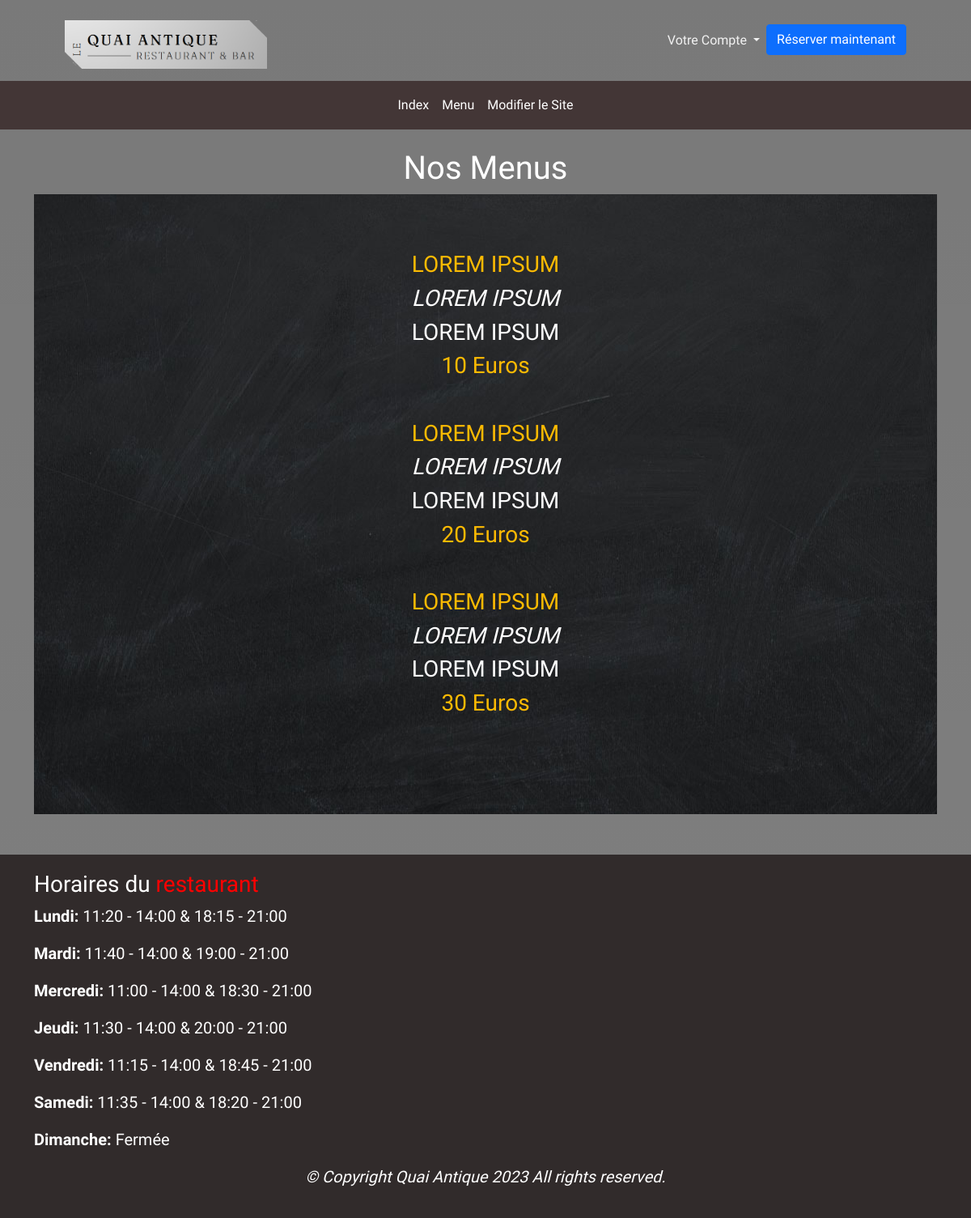
Page /menu.php (signed in) on the committed database.
### tables this page shows
CREATE TABLE IF NOT EXISTS `menu` (
  `menu_id` int NOT NULL AUTO_INCREMENT,
  `menuTitle` varchar(100) DEFAULT NULL,
  `menuSchedule` varchar(100) DEFAULT NULL,
  `menuDescription` varchar(100) DEFAULT NULL,
  `menuPrice` varchar(50) DEFAULT NULL,
  PRIMARY KEY (`menu_id`)
);

CREATE TABLE IF NOT EXISTS `schedule` (
  `schedule_Id` int NOT NULL AUTO_INCREMENT,
  `days` varchar(50) DEFAULT NULL,
  `timeNoonOpening` varchar(50) DEFAULT NULL,
  `timeNoonEnd` varchar(50) DEFAULT NULL,
  `timeNightOpening` varchar(50) DEFAULT NULL,
  `timeNightEnd` varchar(50) DEFAULT NULL,
  PRIMARY KEY (`schedule_Id`)
);

### menu.php (the view, shortened to what this page needs)
<?php
  $pdo = new PDO('mysql:host=localhost;dbname=ecf_restaurant', 'root', '');
?>
<!DOCTYPE html>
<html lang="en">
<head>
    <link href="https://cdn.jsdelivr.net/npm/bootstrap@5.1.3/dist/css/bootstrap.min.css" rel="stylesheet">
    <link rel="stylesheet" href="https://cdnjs.cloudflare.com/ajax/libs/font-awesome/4.7.0/css/font-awesome.min.css">
    <link rel="stylesheet" href="https://cdnjs.cloudflare.com/ajax/libs/bootstrap-datepicker/1.9.0/css/bootstrap-datepicker.min.css">
  <link rel="stylesheet" type="text/css" href="style.css">
  </head>
  <body style="background-image: linear-gradient(rgba(0, 0, 0, 0.527),rgba(0, 0, 0, 0.5)) , url('assets/background_restaurant.jpg'); ;">
  <nav class="navbar navbar-expand-lg navbar-light" style="color: rgb(255, 255, 255);">
  <a class="navbar-brand img_brand" href="index.php">
    <img src="assets/website_logo2.png" class="img-fluid web_logo">
  </a>
  <ul class="navbar-nav ms-auto main_nav" style="padding-left: 0px; margin-left: auto;">
    <li class="nav-item dropdown">
      <a class="nav-link dropdown-toggle" style="color: rgba(255, 255, 255, 0.9); text-align: center;" href="#" id="yourAccountDropdown" role="button" data-toggle="dropdown" aria-haspopup="true" aria-expanded="false">
        Votre Compte
      </a>
    </li>
    <li class="nav-item">
      <?php if (isset($_SESSION['userEmail'])): ?>
        <button type="button" class="btn btn-primary modal_button" data-bs-toggle="modal" data-bs-target="#booking-modal">Réserver maintenant</button>
      <?php else: ?>
        <a href="login.php" class="btn btn-primary modal_button">Réserver maintenant</a>
      <?php endif; ?>
    </li>
  </ul>
</nav>
<nav class="navbar navbar-expand-lg navbar-light" style="background-color: rgba(45, 26, 26, 0.7);">
        <ul class="nav justify-content-center navbar-nav flex-row" style="padding-left: 0px;">
              <li class="nav-item"><a href='index.php' class='nav-link'>Index</a></li>
              <li class="nav-item"><a href='menu.php'  class='nav-link'>Menu</a></li>
              <?php
              if (isset($_SESSION['role_id']) && $_SESSION['role_id'] == '2') {
                echo "<li class='nav-item'><a href='../ECF2023/admin/gallery_add.php' class='nav-link'>Modifier le Site</a></li>";
              }
              ?>
              </ul>
        </nav>
      <br>
        <div class="container mx-auto d-block" style="margin-bottom: 50px;">
				  <h1 id="schedule_header">Nos Menus</h1>
				<section class="menu-section">
        <div class="container" >
            <?php
            $sql ="SELECT `menuTitle`,`menuSchedule`,`menuDescription`, `menuPrice` FROM `menu`;";
            $stmt = $pdo->prepare($sql);
            $stmt->execute();
            while ($row = $stmt->fetch(PDO::FETCH_ASSOC)) {
            ?>
            <div class="menus" style="text-align: center;text-align: center; ">
              <h3 class="menuTitle"><?php echo $row['menuTitle']?></h3>
              <h3 class="menuSchedule"><i><?php echo $row['menuSchedule']?></i></h3>
              <h3 class="menuDescription" ><?php echo $row['menuDescription']?></h3>
              <h3 class="menuPrice" style="; margin-bottom: 50px;"><?php echo $row['menuPrice']?></h3>
            </div>
            <?php
            }
             ?>
          </div>
        </div>
<footer>
  <div class="container">
    <div class="row">
      <div class="col-sm-6">
        <h3 >Horaires du <span style="color:red;">restaurant</span></h3>
        <div class="compact-schedule">
          <?php
            $sql ="SELECT * FROM `schedule`;";
            $stmt = $pdo->prepare($sql);
            $stmt->execute();
            while ($row = $stmt->fetch(PDO::FETCH_ASSOC)) {
          ?>
          <div class="compact-schedule-item">
            <p>
              <strong><?php echo $row['days']?>:</strong>
              <?php
              if ($row['timeNoonOpening'] == 'Fermée' && $row['timeNightOpening'] == 'Fermée') {
                echo 'Fermée';
              } else {
                echo $row['timeNoonOpening'] . ' - ' . $row['timeNoonEnd'] . ' & ' . $row['timeNightOpening'] . ' - ' . $row['timeNightEnd'];
              }
              ?>
            </p>
          </div>
          <?php }?>
        </div>
      </div>
      <p id="footer-copyright"><i>© Copyright Quai Antique 2023 All rights reserved.</i></p>
    </div>
  </div>
</footer>
  </body>
</html>

### style.css (style rules this page uses)
.web_logo { width: 250px; margin-top: 10px; }
body { font-family: 'Raleway', sans-serif; -webkit-background-size: cover; -moz-background-size: cover; -o-background-size: cover; background-size: cover; background-attachment: fixed; font-family: 'Oswald', sans-serif !important; }
.navbar-light .navbar-nav .nav-link, .navbar-light .navbar-nav .nav-link:hover { color: rgb(255, 255, 255); }
.navbar { padding-top: 25px; padding-bottom: 25px; padding-right: 5rem; padding-left: 5rem; padding-bottom: 10px; padding-top: 10px; }
#schedule_header { color: white; text-align: center; }
.menu-section { padding: 70px 0 70px; background: url("assets/food_background.jpg") center center no-repeat; }
.nav { padding-left: 0px; margin-left: auto; margin-right: auto; }
.menuTitle, .menuPrice { color: rgb(252, 186, 3); }
.menuTitle, .menuSchedule, .menuDescription, .menuPrice { font-family: 'Fredericka the Great', cursive; }
.menuSchedule, .menuDescription { color: white; }
button { padding: 9px 40px; background-color:rgb(255, 255, 255); border-color: rgba(0, 85, 243,0.8); border-radius: 50px; cursor: pointer; transition: all 0.3s ease 0s; }
footer { font-family: Edu TAS Beginner; font-size: 20px; flex-shrink: 0; width: 100%; background: #312b2b; color: white; padding: 20px; margin-top: auto; }
#footer-copyright { text-align: center; }

### rows in the picture
menu: menuTitle "LOREM IPSUM", menuSchedule "LOREM IPSUM", menuDescription "LOREM IPSUM", menuPrice "10 Euros"
menu: menuTitle "LOREM IPSUM", menuSchedule "LOREM IPSUM", menuDescription "LOREM IPSUM", menuPrice "20 Euros"
menu: menuTitle "LOREM IPSUM", menuSchedule "LOREM IPSUM", menuDescription "LOREM IPSUM", menuPrice "30 Euros"
schedule: days "Lundi", timeNoonOpening "11:20", timeNoonEnd "14:00", timeNightOpening "18:15", timeNightEnd "21:00"
schedule: days "Mardi", timeNoonOpening "11:40", timeNoonEnd "14:00", timeNightOpening "19:00", timeNightEnd "21:00"
schedule: days "Mercredi", timeNoonOpening "11:00", timeNoonEnd "14:00", timeNightOpening "18:30", timeNightEnd "21:00"
schedule: days "Jeudi", timeNoonOpening "11:30", timeNoonEnd "14:00", timeNightOpening "20:00", timeNightEnd "21:00"
schedule: days "Vendredi", timeNoonOpening "11:15", timeNoonEnd "14:00", timeNightOpening "18:45", timeNightEnd "21:00"
schedule: days "Samedi", timeNoonOpening "11:35", timeNoonEnd "14:00", timeNightOpening "18:20", timeNightEnd "21:00"
schedule: days "Dimanche", timeNoonOpening "Fermée"
